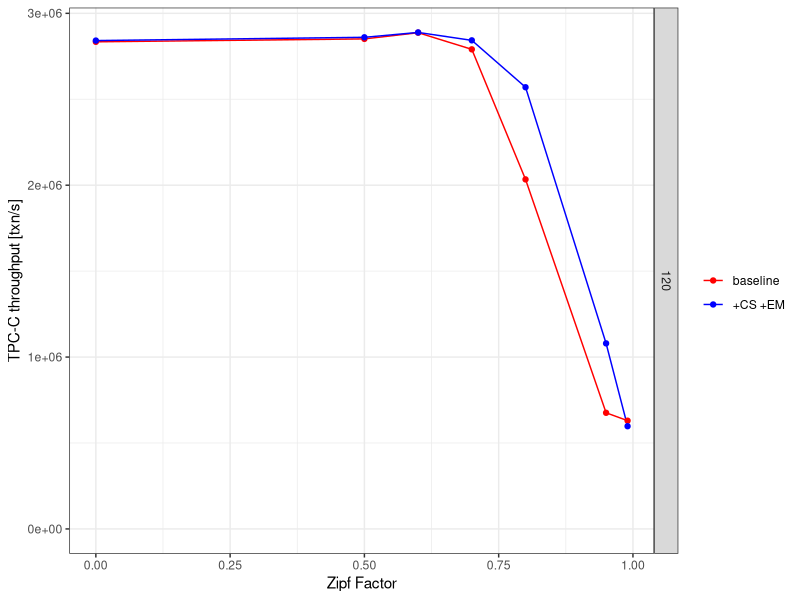
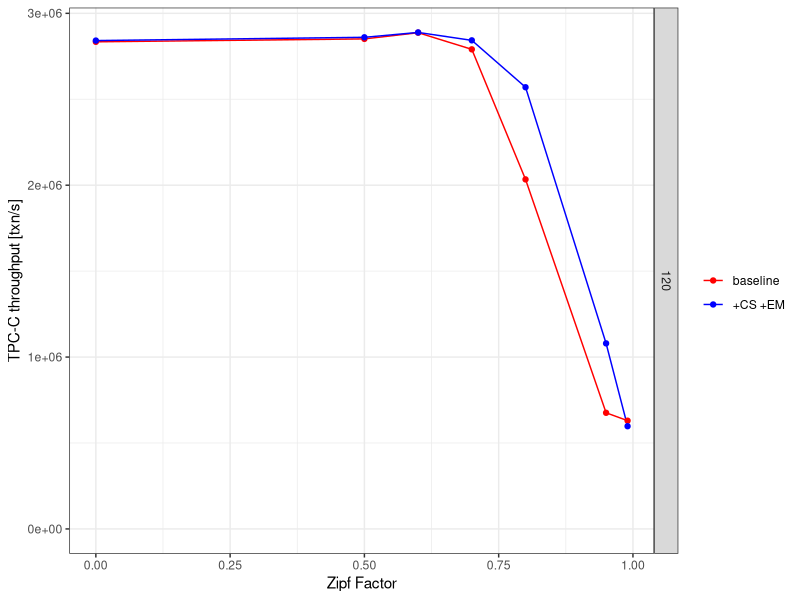

The R script that drew these images, in order:
library(ggplot2)
library(sqldf)
library(Cairo)
library(stringr)
library(scales)
# TPC-C B: 100 warehouses, 120 threads, zipf variable [In-memory]

dev.set(0)
df=read.csv('./B.csv')
d=sqldf("select c_worker_threads,c_zipf_factor, c_cm_split, max(tx) tx  from df group by c_cm_split, c_zipf_factor,c_worker_threads")

tx <- ggplot(d, aes(c_zipf_factor, tx, color=factor(c_cm_split), group=c_cm_split)) +
    geom_line() +
    geom_point() +
    scale_x_continuous(name="Zipf Factor") +
    scale_y_continuous(name="TPC-C throughput [txn/s]") +
    scale_color_manual(name="", values=c("red", "blue"), labels=c("baseline", "+CS +EM")) +
    expand_limits(y=0) +
    theme_bw() +
    facet_grid(row=vars(c_worker_threads))
print(tx)

CairoPDF("./tpcc_B.pdf", bg="transparent")
print(tx)
dev.off()
